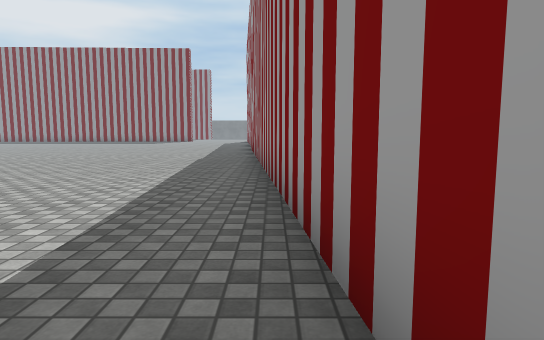
view 1 (above)

24 first-person views from a walk through a scene from a Unity 3-D project. The camera is 1.2 m above the floor, tilts 6° down and sees 75° across. The floor is counted in squares, 1.71 m on a side. Each view is taken from the middle of a square. On the plan, view 1 faces up. The plan holds only what a view shows up to about 11 squares ahead; the rest is blank. The place goes on beyond the plan. The player character is not drawn. Some surface patterns are stand-ins.

view 2
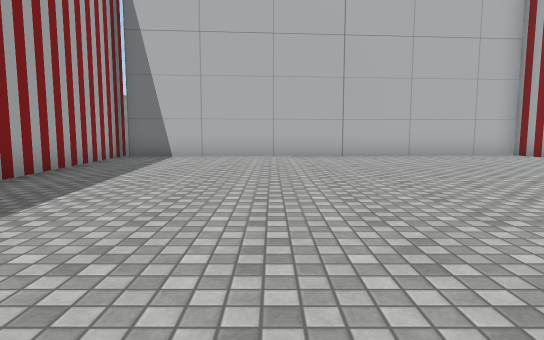

view 3
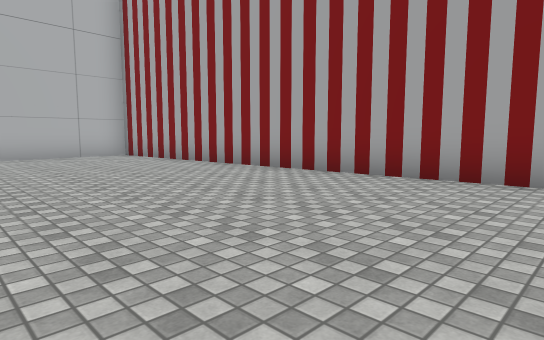

view 4
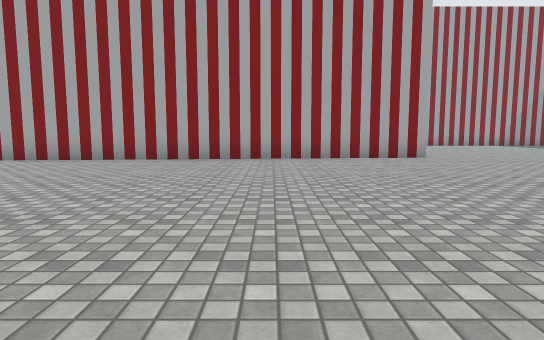

view 5
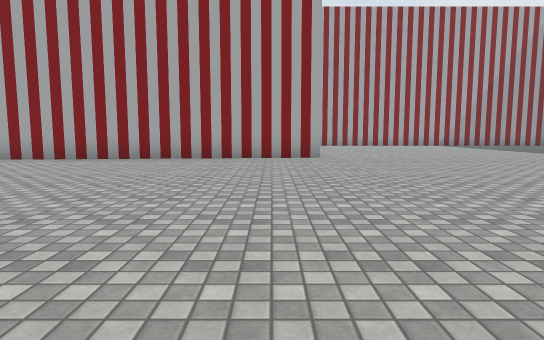

view 6
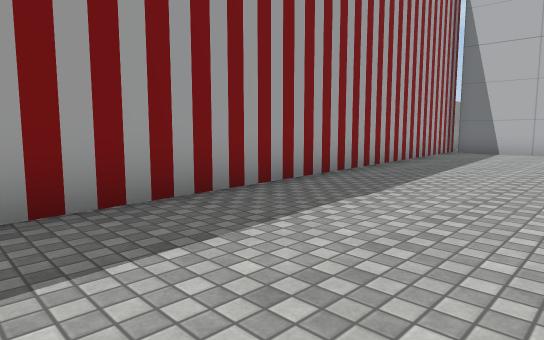

view 7
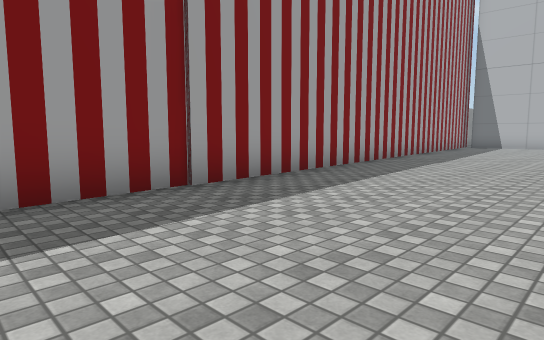

view 8
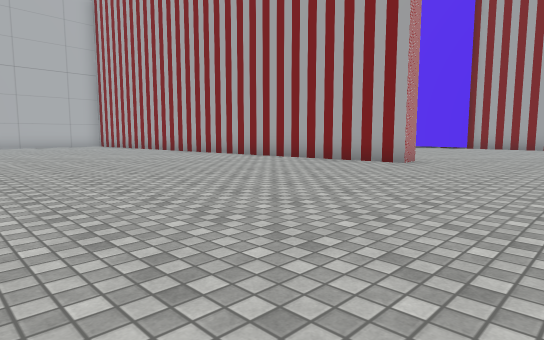

view 9
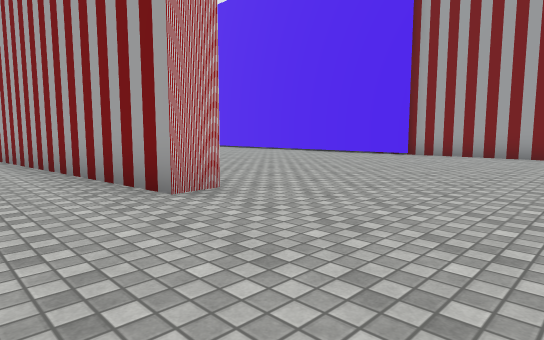

view 10
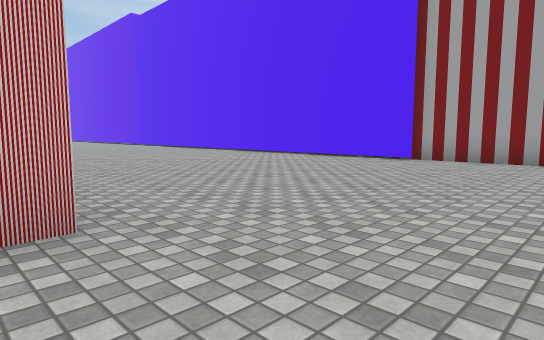

view 11
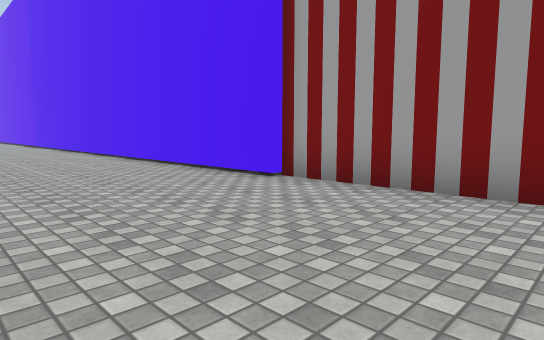

view 12
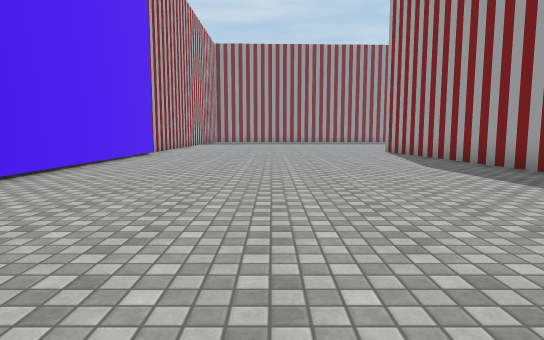

view 13
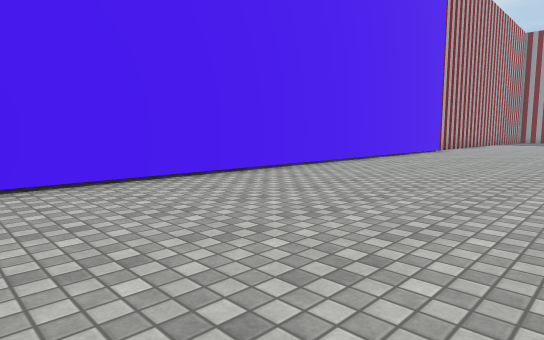

view 14
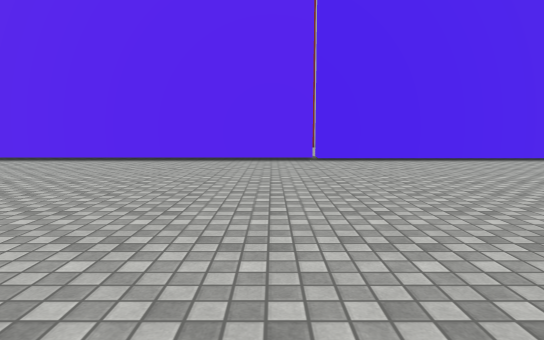

view 15
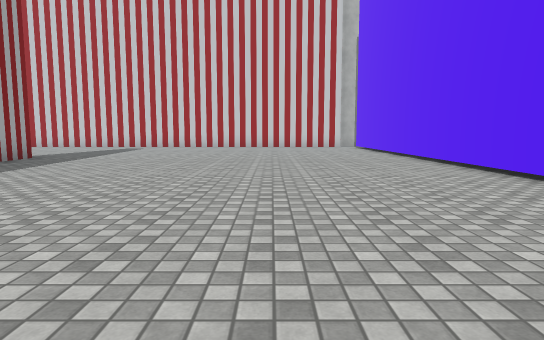

view 16
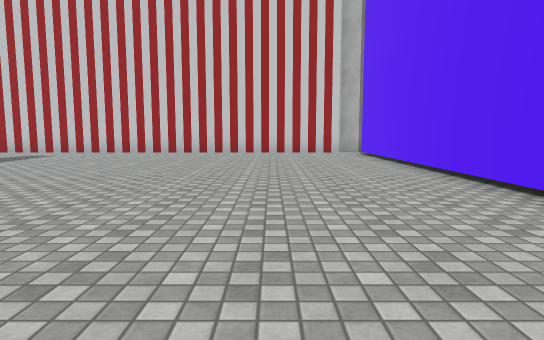

view 17
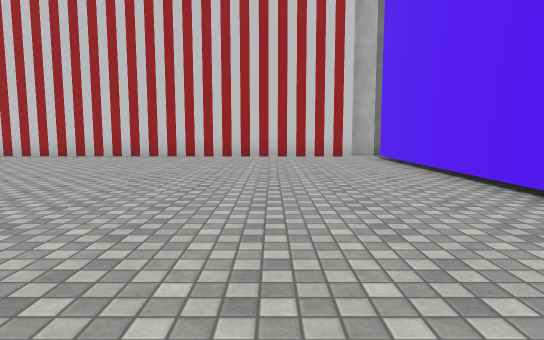

view 18
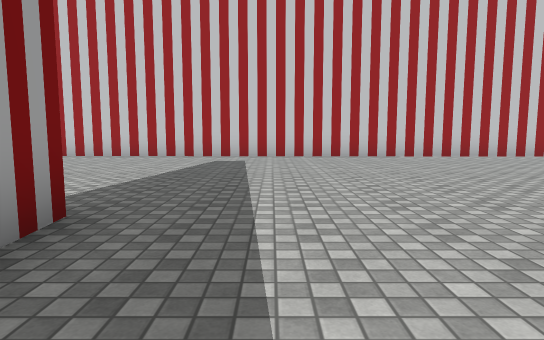

view 19
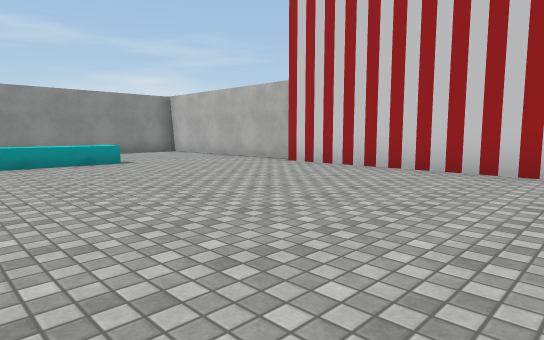

view 20
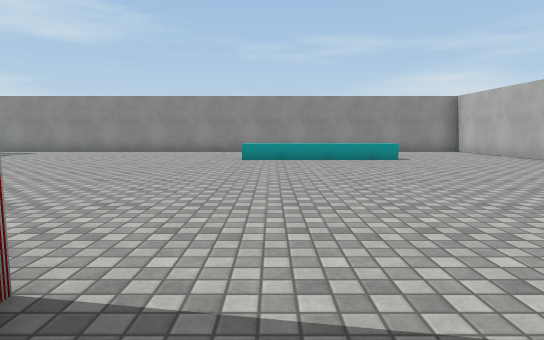

view 21
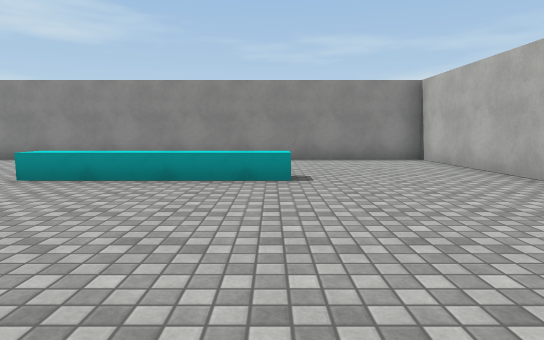

view 22
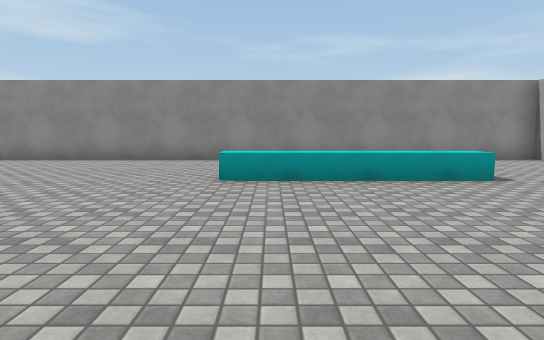

view 23
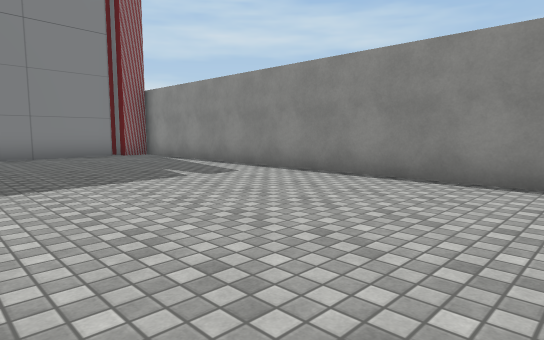

view 24
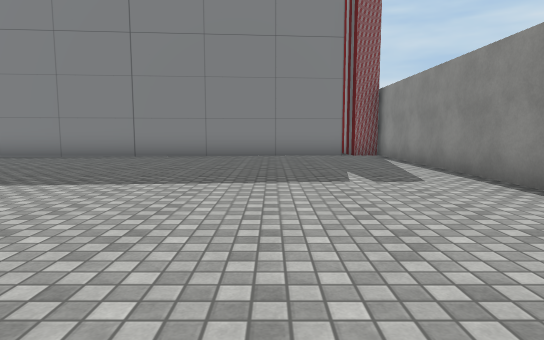

### Floor plan
Points are (right, up) in squares from view 1. A wall is a line through its corners. A room is listed if a view was taken in it or the views show most of it. See-through windows are left out.
Room 1 (views 1, 2, 3, 4, 5, 6, 7, 8, 9, 10)
walls: (-13.8, 14.3) (-13, 14.4) (-11.6, -1.2) (0.2, -0.2); (0.5, -0.9) (-1.1, 17.6)
ways out: opening at (-14.8, 16.5) to room 2; gap at (0, -1) to room 2
Room 2 (views 11, 12, 13, 14, 15, 16, 17, 18, 19, 20, 21, 22, 23, 24)
walls: (-11.3, -14) (-11.4, -12.6); (-13.1, 7.2) (-13.6, 12.2); (0.3, -0.9) (-9.8, -1.8); (-21.4, -21.6) (-4.8, -21.7); (-4.7, -22) (1.3, -21.9) (1.3, -0.9) (0.5, -0.9); (-22, 13) (-22, -20.8); (-22.3, 16.5) (-22.3, 12.9)
low walls: (-2.8, -18.4) (-2.8, -14.1)
ways out: opening at (-14.8, 16.5) to room 1; gap at (0, -1) to room 1; opening at (-22, -21)

Where each view was taken, in squares from view 1:
view 1: 0 up, 0 right, facing up
view 2: 10 up, 4 left, facing down
view 3: 10 up, 7 left, facing down-left
view 4: 10 up, 3 left, facing left
view 5: 13 up, 3 left, facing left
view 6: 13 up, 4 left, facing down-right
view 7: 18 up, 5 left, facing down-right
view 8: 18 up, 5 left, facing down-left
view 9: 18 up, 11 left, facing down-left
view 10: 17 up, 13 left, facing down-left
view 11: 17 up, 18 left, facing down-left
view 12: 1 up, 18 left, facing up
view 13: 1 down, 17 left, facing up-left
view 14: 4 down, 13 left, facing left
view 15: 4 down, 18 left, facing down
view 16: 9 down, 19 left, facing down
view 17: 11 down, 19 left, facing down
view 18: 11 down, 13 left, facing down
view 19: 15 down, 11 left, facing down-right
view 20: 15 down, 12 left, facing right
view 21: 18 down, 8 left, facing right
view 22: 15 down, 8 left, facing right
view 23: 12 down, 4 left, facing up-right
view 24: 12 down, 2 left, facing up
